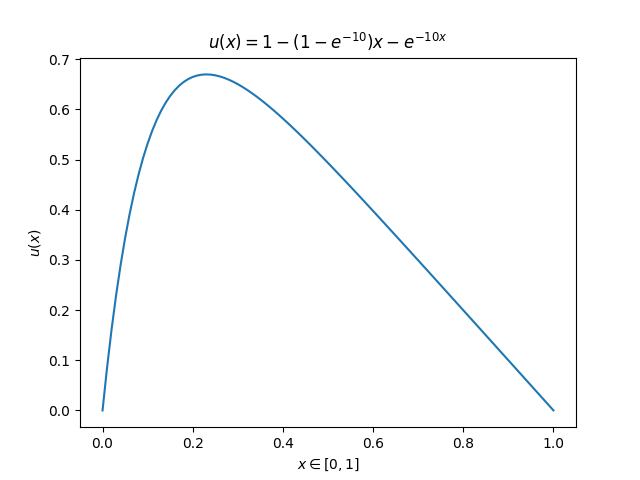

This figure's Python source:
import numpy as np
import matplotlib.pyplot as plt

data = np.loadtxt('p2.txt')

x = data[:, 0] # x - vector
u_x = data[:, 1] # u(x) values

plt.plot(x, u_x)
plt.title(r"$u(x)=1-(1-e^{-10})x-e^{-10x}$")
plt.xlabel(r"$x\in[0, 1]$")
plt.ylabel(r"$u(x)$")
plt.savefig("p2.png")
